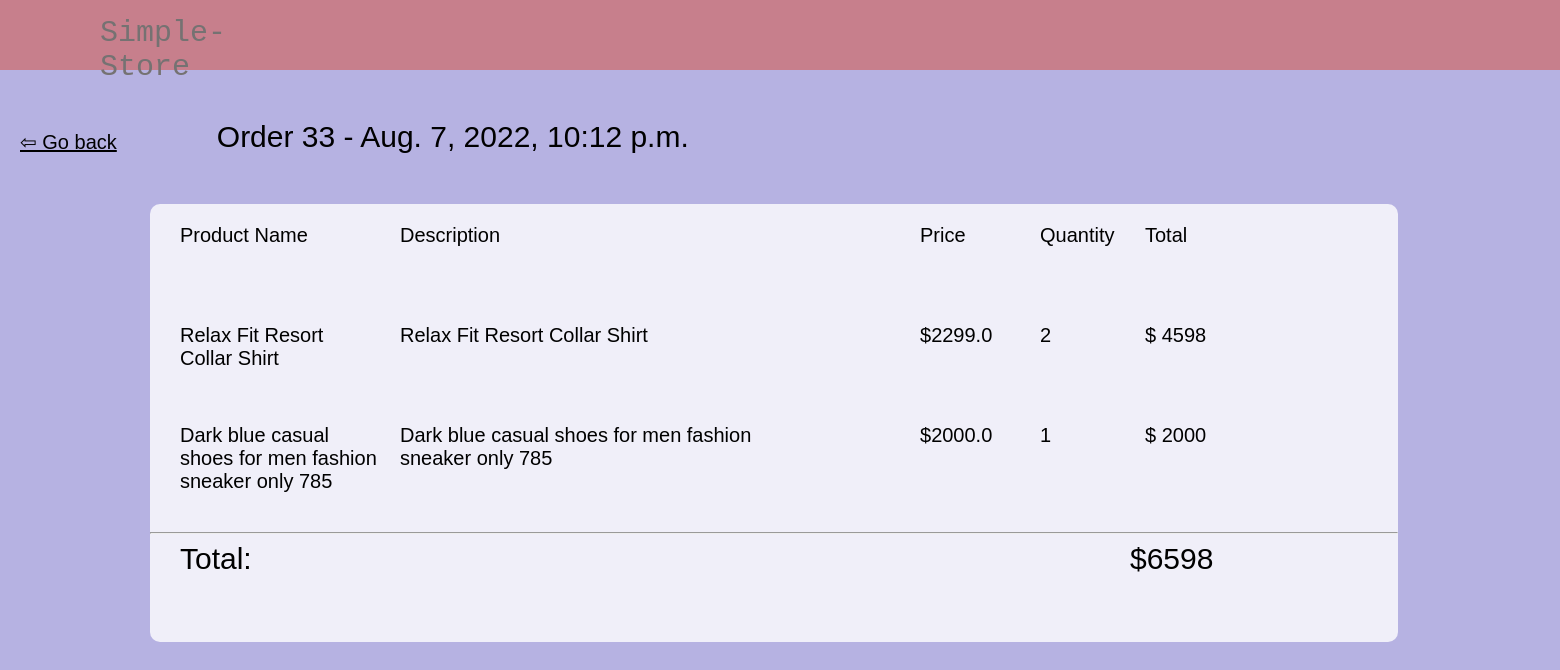
Page /order_details/33 on the committed database.
### EcommerceApp/models.py (models this page shows, shortened)
class Order(models.Model):
    customer= models.ForeignKey(Customer, on_delete=models.CASCADE)
    date_ordered = models.DateTimeField(auto_now_add=True)
    complete = models.BooleanField(default=False,blank=True,null=True)
    transactionID = models.BigAutoField(primary_key=True,blank=True)
    class Meta:
        ordering = ("-date_ordered",)

class OrderItem(models.Model):
    product = models.ForeignKey(Product,on_delete=models.CASCADE)
    order = models.ForeignKey(Order,null=True,on_delete=models.CASCADE)
    quantity = models.IntegerField()
    date_added = models.DateTimeField(auto_now_add=True)

class Product(models.Model):
    title = models.CharField(max_length=200)
    description=models.TextField()
    category = models.CharField( max_length=50)
    price = models.FloatField()
    Availibilty =models.BooleanField(default=False)
    create_time = models.DateTimeField(auto_now=False, auto_now_add=True)
    update_time = models.DateTimeField(auto_now=True, auto_now_add=False)
    class Meta:
        verbose_name_plural = "Products"
        ordering = ("create_time",)

### EcommerceApp/views.py (the view)
# urls.py: path('order_details/<int:pk>', views.order_details,name="order_details"),
def order_details(request,pk):
    order = Order.objects.get(transactionID=pk)
    orderitem = OrderItem.objects.filter(order=order)
    return render(request, 'HTML/order_details.html',{'orderitem':orderitem,'order':order,'pk':pk})

### EcommerceApp/templatetags/tem_tags.py (called while the page is built)
@register.filter(name="total_price")
def total_price(value,cart):
    try:
        keys = cart.keys()
        for id in keys:
            if int(id) == int(value.id):
                quantity = cart[id]
                return int(quantity * value.price)
        return False
    except:
        return int(value)*int(cart)

@register.filter(name="all_total")
def all_total(value,cart=None):
    try:
        keys = cart.keys()
        total=0
        for var in value:
            for id in keys:
                if int(id) == int(var.id):
                    quantity = cart[id]
                    total1 = quantity * var.price
                    total+=total1
        return total
    except:
        total = 0
        orderitem = OrderItem.objects.filter(order=value)
        for i in orderitem:
            total1 = int(i.product.price)*int(i.quantity)
            total+=total1
        return total

### templates/HTML/order_details.html (shortened to what this page needs)
<!DOCTYPE html>
<html lang="en">
<head>
    {% load static %}
    <link rel="stylesheet" type="text/css" href="{% static 'css/details.css' %}">
{% load tem_tags %}
</head>
<body>
    <div class="nav-bar">
        <div class="title">
            <a href="{% url 'index' %}">Simple-Store</a>
        </div>
    </div>
<div class="back">
    <div class="go-back">
       <a href="{% url 'orders' %}"> ⇦ Go back </a>
    </div>
        <div class="detail">
        Order {{order.transactionID}} - {{order.date_ordered}}
    </div>
</div>
    <div class="box">
        <div class="inline">
            <div class="product">
                Product Name
            </div>
            <div class="description">
                Description
            </div>
            <div class="price">
                Price
            </div>
            <div class="quantity">
                Quantity
            </div>
            <div class="Total">
                Total
            </div>
        </div>
        {% for item in orderitem %}
        <div class="inline">
            <div class="product">
               {{item.product.title}}
            </div>
            <div class="description">
                {{item.product.description}}
            </div>
            <div class="price">
               ${{item.product.price}}
            </div>
            <div class="quantity">
                {{item.quantity}}
            </div>
            <div class="Total">
                $ {{item.quantity|total_price:item.product.price}}
            </div>
        </div>
        {% endfor %}
        <hr>
        <div class="inline">
        <div class="product bigfont">
            Total:
        </div>
        <div class="all_total bigfont">
            ${{order|all_total}}
        </div>
        </div>
    </div>
</body>
</html>

### static/css/details.css (style rules this page uses)
body { margin: 0px; padding: 0px; background-color: rgba(99, 92, 194, 0.466); }
.nav-bar { background-color: rgba(206, 110, 110, 0.733); color: rgb(117, 114, 114); height: 70px; width: 100%; display: inline-flex; font-family: 'Courier New', Courier, monospace; font-weight: 500; }
.title { font-size: 30px; padding-top: 16px; padding-left: 100px; }
.nav-bar a { text-decoration: none; text-decoration-line: none; color: rgb(117, 114, 114); }
.detail { margin-left: 100px; }
.back { display: inline-flex; font-size: 30px; font-family: 'Gill Sans', 'Gill Sans MT', Calibri, 'Trebuchet MS', sans-serif; margin-top: 50px; }
.go-back { font-size: 20px; margin-left:20px ; margin-top: 10px; }
.back .go-back a { color: black; }
.box { border-style: solid; border-radius: 10px; border-width: 0px; width: 80%; margin-left: 150px; margin-top: 50px; background-color: rgba(255, 255, 255, 0.795); padding-top: 20px; margin-bottom: 20px; }
.inline { display: inline-flex; font-size: 20px; font-family: 'Gill Sans', 'Gill Sans MT', Calibri, 'Trebuchet MS', sans-serif; }
.product { height: 100px; width: 200px; margin-left: 30px; }
.description { height: 50px; width: 400px; margin-left: 20px; }
.price { height: 50px; width: 100px; margin-left: 120px; }
.quantity { height: 50px; width: 100px; margin-left: 20px; }
.Total { height: 50px; width: 150px; margin-left: 5px; }
.bigfont { font-size: 30px; }
.all_total { height: 50px; width: 200px; margin-left: 750px; }

### rows in the picture
Order: transactionID "33", date_ordered "Aug. 7, 2022, 10:12 p.m.", transactionID.quantity "6598"
OrderItem: product "Relax Fit Resort Collar Shirt", product.description "Relax Fit Resort Collar Shirt", product.price "2299.0", quantity "2", quantity|total_price "4598"
OrderItem: product "Dark blue casual shoes for men fashion sneaker only 785", product.description "Dark blue casual shoes for men fashion sneaker only 785", product.price "2000.0", quantity "1", quantity|total_price "2000"
